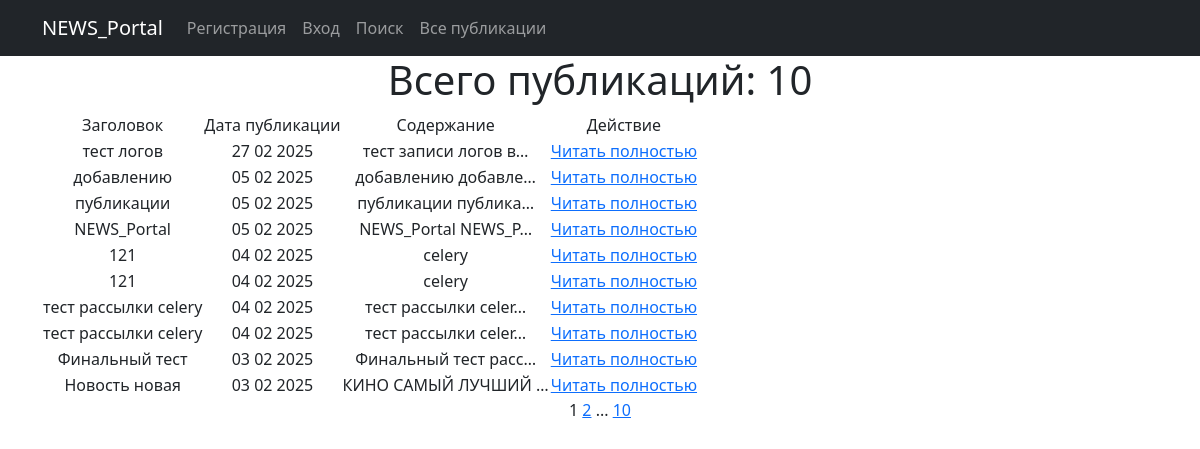
Page /post/ on the earlier database version.
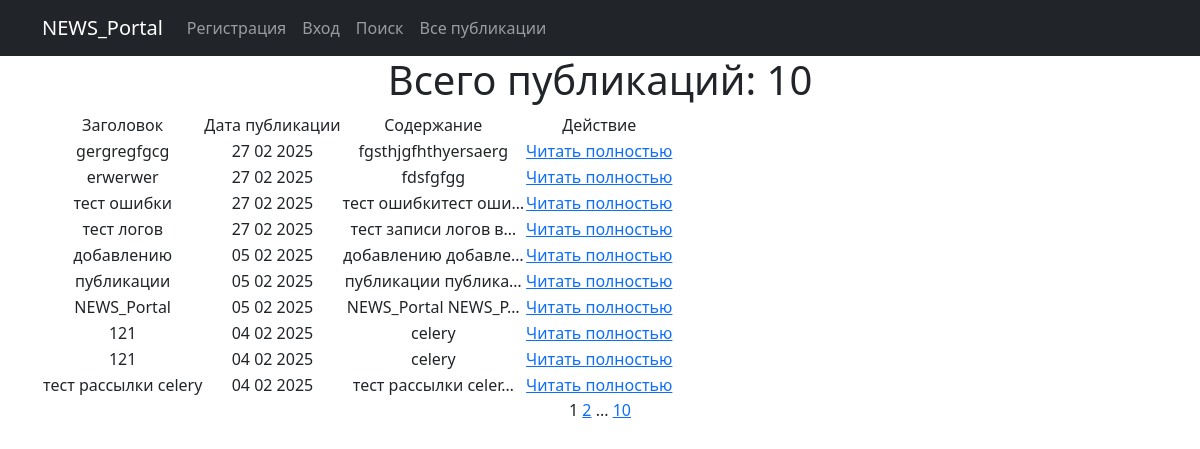
Same page on the later database version.
### new_portal/models.py (models this page shows, shortened)
class Post(models.Model):
    author = models.ForeignKey(Author, on_delete=models.CASCADE)  # 'связь один ко многим' с моделью Author
    choice_type = models.CharField(max_length=2, choices=POST_TYPE_CHOICES, default='AR')  # Выбор типа сообщения
    time_in = models.DateTimeField(auto_now_add=True)  # автоматическое добавление даты и времени при создании поста
    categories = models.ManyToManyField(Category, through='PostCategory')  # 'связь многие ко многим' через PostCategory
    title = models.CharField(max_length=128)
    content = models.TextField()
    rating = models.IntegerField(default=0)

### new_portal/views.py (the view)
# urls.py: path('', PostList.as_view(), name='post'),
class PostList(ListView):
    model = Post
    ordering = '-time_in'                                  # сортировка по времени создания (от более свежей публикации)
    context_object_name = 'post'                           # имя списка содержащего все объекты
    paginate_by = 10                                       # указываем количество записей на странице
    def get_queryset(self):
        queryset = super().get_queryset()                   # Получаем обычный запрос
        self.filterset = PostFilter(self.request.GET, queryset)
        return self.filterset.qs                             # Возвращаем из функции отфильтрованный список товаров
    def get_context_data(self, **kwargs):
        context = super().get_context_data(**kwargs)
        context['filterset'] = self.filterset                # Добавляем в контекст объект фильтрации.
        return context
    def get_template_names(self):
        if self.request.path == '/post/search/':
            return 'search.html'
        return 'post.html'

### new_portal/templatetags/censor_filters.py (called while the page is built)
@register.filter()  # декоратор, регистрирует функцию как фильтр (для применения его в шаблонах)
def censor(text):
    for el in BAD_WORDS:  # перебор списка слов и замена на *, при совпадении
        pattern = re.compile(r'\b{}\b'.format(el), re.IGNORECASE)
        censored_word = el[0] + '*' * (len(el) - 1)
        text = re.sub(pattern, censored_word, text)
    return text

@register.simple_tag(takes_context=True)  # сообщает Django, что для работы тега требуется передать контекст
def url_replace(context, **kwargs):
    d = context['request'].GET.copy()  # позволяет скопировать все параметры текущего запроса.
    for k, v in kwargs.items():  # по указанным полям устанавливаем новые значения, переданные при использовании тега
        d[k] = v
    return d.urlencode()  # кодируем параметры в формат, который может быть указан в строке браузера

### new_portal/templates/post.html (shortened to what this page needs)
{% extends 'flatpages/default.html' %}
{% load censor_filters %}
{% block content %}
<h1>Всего публикаций: {{ post|length }}</h1>
    {% if post %}
        <table>
            <tr>
                <td>Заголовок</td>
                <td>Дата публикации</td>
                <td>Содержание</td>
                <td>Действие</td>
            </tr>
            {% for post_ in post %}
            <tr>
                <td>{{ post_.title|censor }}</td>
                <td>{{ post_.time_in|date:'d m Y' }}</td>
                <td>{{ post_.content|truncatechars:20|censor }}</td>
                <td><a href="{% url 'post_detail' post_.id %}">Читать полностью</a></td>
            </tr>
            {% endfor %}
        </table>
    {% endif %}
   {{ page_obj.number }}
   {% if page_obj.has_next %}
       <a href="?{% url_replace page=page_obj.next_page_number %}">{{ page_obj.next_page_number }}</a>
       {% if paginator.num_pages != page_obj.next_page_number %}
           ...
           <a href="?{% url_replace page=page_obj.paginator.num_pages %}">{{ page_obj.paginator.num_pages }}</a>
       {% endif %}
   {% endif %}
{% endblock content %}

Differences in the rows shown:
no longer on this page (row unchanged): Post: title|censor "тест рассылки celery", time_in "04 02 2025", content|censor "тест рассылки celer…"
no longer on this page (row unchanged): Post: title|censor "Финальный тест", time_in "03 02 2025", content|censor "Финальный тест расс…"
no longer on this page (row unchanged): Post: title|censor "Новость новая", time_in "03 02 2025", content|censor "КИНО САМЫЙ ЛУЧШИЙ …"
added Post: title|censor "gergregfgcg", time_in "27 02 2025", content|censor "fgsthjgfhthyersaerg"
added Post: title|censor "erwerwer", time_in "27 02 2025", content|censor "fdsfgfgg"
added Post: title|censor "тест ошибки", time_in "27 02 2025", content|censor "тест ошибкитест оши…"
